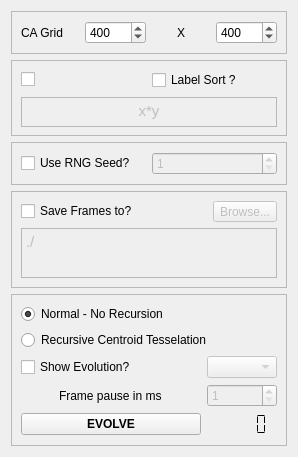
             <widget class="QFrame" name="frame_4">
              <property name="maximumSize">
               <size>
                <width>16777215</width>
                <height>16777215</height>
               </size>
              </property>
              <property name="frameShape">
               <enum>QFrame::NoFrame</enum>
              </property>
              <property name="frameShadow">
               <enum>QFrame::Sunken</enum>
              </property>
              <layout class="QGridLayout" name="gridLayout_15">
               <item row="4" column="1">
                <widget class="QFrame" name="frame_2">
                 <property name="maximumSize">
                  <size>
                   <width>16777215</width>
                   <height>120</height>
                  </size>
                 </property>
                 <property name="frameShape">
                  <enum>QFrame::StyledPanel</enum>
                 </property>
                 <property name="frameShadow">
                  <enum>QFrame::Sunken</enum>
                 </property>
                 <layout class="QGridLayout" name="gridLayout_19">
                  <item row="4" column="0" colspan="2">
                   <widget class="QTextEdit" name="framepath">
                    <property name="enabled">
                     <bool>false</bool>
                    </property>
                    <property name="maximumSize">
                     <size>
                      <width>16777215</width>
                      <height>50</height>
                     </size>
                    </property>
                    <property name="font">
                     <font>
                      <pointsize>9</pointsize>
                     </font>
                    </property>
                    <property name="html">
                     <string>&lt;!DOCTYPE HTML PUBLIC &quot;-//W3C//DTD HTML 4.0//EN&quot; &quot;http://www.w3.org/TR/REC-html40/strict.dtd&quot;&gt;
&lt;html&gt;&lt;head&gt;&lt;meta name=&quot;qrichtext&quot; content=&quot;1&quot; /&gt;&lt;style type=&quot;text/css&quot;&gt;
p, li { white-space: pre-wrap; }
&lt;/style&gt;&lt;/head&gt;&lt;body style=&quot; font-family:'Ubuntu'; font-size:9pt; font-weight:400; font-style:normal;&quot;&gt;
&lt;p style=&quot; margin-top:0px; margin-bottom:0px; margin-left:0px; margin-right:0px; -qt-block-indent:0; text-indent:0px;&quot;&gt;&lt;span style=&quot; font-size:11pt;&quot;&gt;./&lt;/span&gt;&lt;/p&gt;&lt;/body&gt;&lt;/html&gt;</string>
                    </property>
                   </widget>
                  </item>
                  <item row="0" column="0">
                   <widget class="QCheckBox" name="shouldwesave">
                    <property name="text">
                     <string>Save Frames to?   </string>
                    </property>
                   </widget>
                  </item>
                  <item row="0" column="1">
                   <widget class="QToolButton" name="browsepath">
                    <property name="enabled">
                     <bool>false</bool>
                    </property>
                    <property name="text">
                     <string>Browse...</string>
                    </property>
                   </widget>
                  </item>
                 </layout>
                </widget>
               </item>
               <item row="0" column="1">
                <widget class="QFrame" name="frame">
                 <property name="maximumSize">
                  <size>
                   <width>16777215</width>
                   <height>50</height>
                  </size>
                 </property>
                 <property name="frameShape">
                  <enum>QFrame::StyledPanel</enum>
                 </property>
                 <property name="frameShadow">
                  <enum>QFrame::Plain</enum>
                 </property>
                 <layout class="QGridLayout" name="gridLayout_29">
                  <item row="1" column="2" alignment="Qt::AlignHCenter">
                   <widget class="QLabel" name="label_3">
                    <property name="text">
                     <string>X</string>
                    </property>
                   </widget>
                  </item>
                  <item row="1" column="0">
                   <widget class="QLabel" name="label">
                    <property name="text">
                     <string>CA Grid</string>
                    </property>
                   </widget>
                  </item>
                  <item row="1" column="3">
                   <widget class="QSpinBox" name="dimY2D">
                    <property name="minimum">
                     <number>4</number>
                    </property>
                    <property name="maximum">
                     <number>50000</number>
                    </property>
                    <property name="singleStep">
                     <number>100</number>
                    </property>
                    <property name="value">
                     <number>400</number>
                    </property>
                   </widget>
                  </item>
                  <item row="1" column="1">
                   <widget class="QSpinBox" name="dimX2D">
                    <property name="minimum">
                     <number>4</number>
                    </property>
                    <property name="maximum">
                     <number>50000</number>
                    </property>
                    <property name="singleStep">
                     <number>100</number>
                    </property>
                    <property name="value">
                     <number>400</number>
                    </property>
                   </widget>
                  </item>
                 </layout>
                </widget>
               </item>
               <item row="2" column="1">
                <widget class="QFrame" name="frame_6">
                 <property name="maximumSize">
                  <size>
                   <width>16777215</width>
                   <height>80</height>
                  </size>
                 </property>
                 <property name="frameShape">
                  <enum>QFrame::StyledPanel</enum>
                 </property>
                 <property name="frameShadow">
                  <enum>QFrame::Sunken</enum>
                 </property>
                 <layout class="QGridLayout" name="gridLayout_23">
                  <item row="0" column="0">
                   <widget class="QCheckBox" name="checkBox_pdelNxy">
                    <property name="text">
                     <string/>
                    </property>
                    <property name="icon">
                     <iconset resource="resourceLIST.qrc">
                      <normaloff>:/rhorvector.png</normaloff>:/rhorvector.png</iconset>
                    </property>
                    <property name="iconSize">
                     <size>
                      <width>100</width>
                      <height>27</height>
                     </size>
                    </property>
                   </widget>
                  </item>
                  <item row="2" column="0" colspan="2">
                   <widget class="QTextEdit" name="textEdit_pdelNxy">
                    <property name="enabled">
                     <bool>false</bool>
                    </property>
                    <property name="minimumSize">
                     <size>
                      <width>0</width>
                      <height>30</height>
                     </size>
                    </property>
                    <property name="maximumSize">
                     <size>
                      <width>16777215</width>
                      <height>27</height>
                     </size>
                    </property>
                    <property name="html">
                     <string>&lt;!DOCTYPE HTML PUBLIC &quot;-//W3C//DTD HTML 4.0//EN&quot; &quot;http://www.w3.org/TR/REC-html40/strict.dtd&quot;&gt;
&lt;html&gt;&lt;head&gt;&lt;meta name=&quot;qrichtext&quot; content=&quot;1&quot; /&gt;&lt;style type=&quot;text/css&quot;&gt;
p, li { white-space: pre-wrap; }
&lt;/style&gt;&lt;/head&gt;&lt;body style=&quot; font-family:'Ubuntu'; font-size:11pt; font-weight:400; font-style:normal;&quot;&gt;
&lt;p align=&quot;center&quot; style=&quot; margin-top:0px; margin-bottom:0px; margin-left:0px; margin-right:0px; -qt-block-indent:0; text-indent:0px;&quot;&gt;x*y&lt;/p&gt;&lt;/body&gt;&lt;/html&gt;</string>
                    </property>
                   </widget>
                  </item>
                  <item row="0" column="1">
                   <widget class="QCheckBox" name="checkBox_labelsort">
                    <property name="text">
                     <string>Label Sort ?</string>
                    </property>
                   </widget>
                  </item>
                 </layout>
                </widget>
               </item>
               <item row="7" column="1">
                <widget class="QFrame" name="frame_10">
                 <property name="maximumSize">
                  <size>
                   <width>300</width>
                   <height>16777215</height>
                  </size>
                 </property>
                 <property name="frameShape">
                  <enum>QFrame::StyledPanel</enum>
                 </property>
                 <property name="frameShadow">
                  <enum>QFrame::Sunken</enum>
                 </property>
                 <layout class="QGridLayout" name="gridLayout_36">
                  <item row="0" column="0" colspan="2">
                   <widget class="QRadioButton" name="radioButton_norec">
                    <property name="text">
                     <string>Normal - No Recursion</string>
                    </property>
                    <property name="checked">
                     <bool>true</bool>
                    </property>
                   </widget>
                  </item>
                  <item row="1" column="0" colspan="2">
                   <widget class="QRadioButton" name="radioButton_yesrec">
                    <property name="text">
                     <string>Recursive Centroid Tesselation</string>
                    </property>
                   </widget>
                  </item>
                  <item row="16" column="0">
                   <widget class="QPushButton" name="pushButton">
                    <property name="font">
                     <font>
                      <weight>75</weight>
                      <italic>false</italic>
                      <bold>true</bold>
                     </font>
                    </property>
                    <property name="text">
                     <string>EVOLVE</string>
                    </property>
                    <property name="flat">
                     <bool>false</bool>
                    </property>
                   </widget>
                  </item>
                  <item row="16" column="1">
                   <widget class="QLCDNumber" name="lcd">
                    <property name="maximumSize">
                     <size>
                      <width>16777215</width>
                      <height>30</height>
                     </size>
                    </property>
                    <property name="frameShape">
                     <enum>QFrame::NoFrame</enum>
                    </property>
                    <property name="frameShadow">
                     <enum>QFrame::Sunken</enum>
                    </property>
                    <property name="smallDecimalPoint">
                     <bool>false</bool>
                    </property>
                    <property name="digitCount">
                     <number>5</number>
                    </property>
                    <property name="segmentStyle">
                     <enum>QLCDNumber::Flat</enum>
                    </property>
                   </widget>
                  </item>
                  <item row="3" column="0">
                   <widget class="QCheckBox" name="animshow">
                    <property name="text">
                     <string>Show Evolution?</string>
                    </property>
                    <property name="checked">
                     <bool>false</bool>
                    </property>
                   </widget>
                  </item>
                  <item row="3" column="1">
                   <widget class="QComboBox" name="comboBox">
                    <property name="enabled">
                     <bool>false</bool>
                    </property>
                    <property name="maximumSize">
                     <size>
                      <width>70</width>
                      <height>16777215</height>
                     </size>
                    </property>
                    <item>
                     <property name="text">
                      <string/>
                     </property>
                     <property name="icon">
                      <iconset resource="resourceLIST.qrc">
                       <normaloff>:/gray.png</normaloff>:/gray.png</iconset>
                     </property>
                    </item>
                    <item>
                     <property name="text">
                      <string/>
                     </property>
                     <property name="icon">
                      <iconset resource="resourceLIST.qrc">
                       <normaloff>:/col.png</normaloff>:/col.png</iconset>
                     </property>
                    </item>
                    <item>
                     <property name="text">
                      <string/>
                     </property>
                     <property name="icon">
                      <iconset resource="resourceLIST.qrc">
                       <normaloff>:/colgray.png</normaloff>:/colgray.png</iconset>
                     </property>
                    </item>
                   </widget>
                  </item>
                  <item row="4" column="0" alignment="Qt::AlignHCenter">
                   <widget class="QLabel" name="label_15">
                    <property name="text">
                     <string>Frame pause in ms</string>
                    </property>
                   </widget>
                  </item>
                  <item row="4" column="1">
                   <widget class="QSpinBox" name="framepause">
                    <property name="enabled">
                     <bool>false</bool>
                    </property>
                    <property name="minimum">
                     <number>1</number>
                    </property>
                    <property name="maximum">
                     <number>100</number>
                    </property>
                   </widget>
                  </item>
                 </layout>
                </widget>
               </item>
               <item row="3" column="1">
                <widget class="QFrame" name="frame_7">
                 <property name="maximumSize">
                  <size>
                   <width>16777215</width>
                   <height>50</height>
                  </size>
                 </property>
                 <property name="frameShape">
                  <enum>QFrame::StyledPanel</enum>
                 </property>
                 <property name="frameShadow">
                  <enum>QFrame::Sunken</enum>
                 </property>
                 <layout class="QGridLayout" name="gridLayout_16">
                  <item row="0" column="0">
                   <widget class="QCheckBox" name="checkBox_useseed">
                    <property name="text">
                     <string>Use RNG Seed?</string>
                    </property>
                   </widget>
                  </item>
                  <item row="0" column="1">
                   <widget class="QSpinBox" name="spinBox_myseed">
                    <property name="enabled">
                     <bool>false</bool>
                    </property>
                    <property name="minimum">
                     <number>1</number>
                    </property>
                    <property name="maximum">
                     <number>999999999</number>
                    </property>
                    <property name="singleStep">
                     <number>1</number>
                    </property>
                    <property name="value">
                     <number>1</number>
                    </property>
                   </widget>
                  </item>
                 </layout>
                </widget>
               </item>
              </layout>
             </widget>
